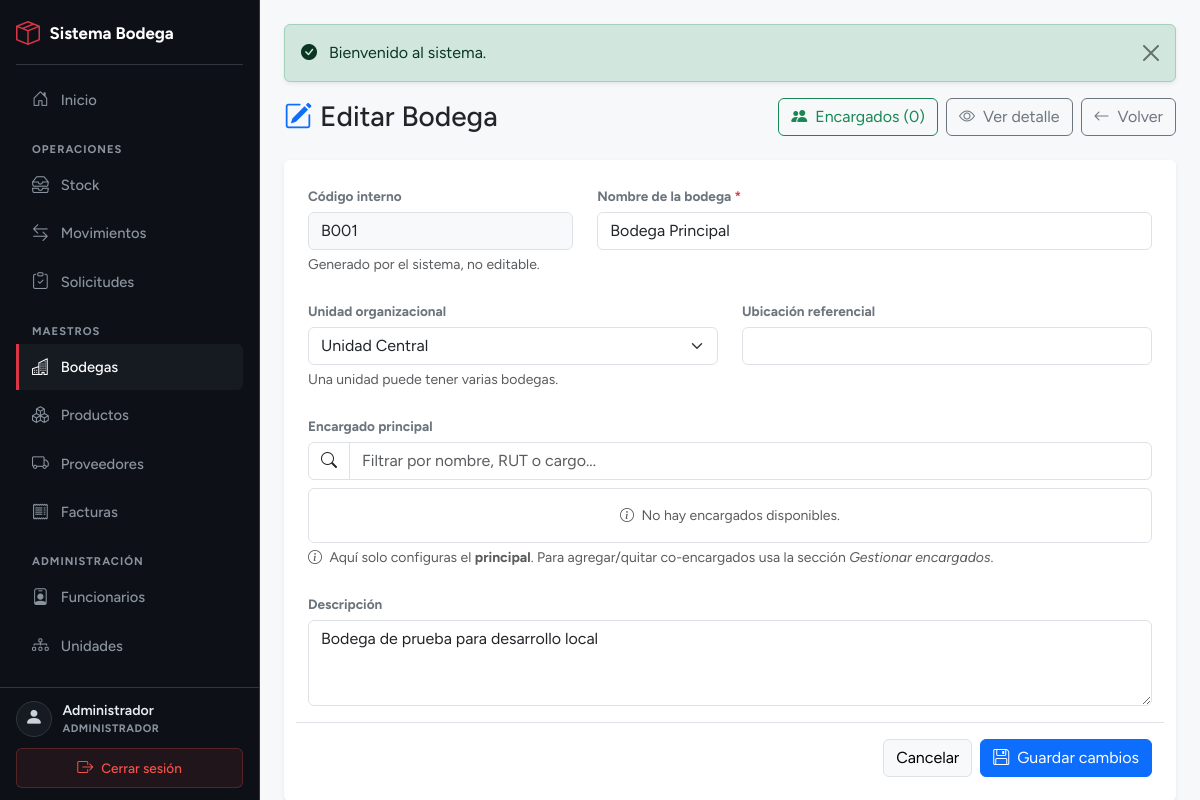
The app's page /modulos/bodegas/bodegas_editar.php?id=1 (signed in) with its own data.
### tables this page shows
CREATE TABLE bodegas (
    id                     INT UNSIGNED AUTO_INCREMENT PRIMARY KEY,
    codigo                 VARCHAR(20)  NOT NULL,
    nombre                 VARCHAR(150) NOT NULL,
    id_unidad              INT UNSIGNED NULL,
    id_encargado           INT UNSIGNED NULL,
    descripcion            TEXT NULL,
    ubicacion_referencial  VARCHAR(255) NULL,
    responsable            VARCHAR(150) NULL,
    es_central             TINYINT(1) NOT NULL DEFAULT 0,
    estado                 TINYINT(1) NOT NULL DEFAULT 1,
    created_at             DATETIME NOT NULL DEFAULT CURRENT_TIMESTAMP,
    UNIQUE KEY uq_bodegas_codigo (codigo),
    KEY idx_bodegas_unidad (id_unidad),
    KEY idx_bodegas_encargado (id_encargado),
    CONSTRAINT fk_bodegas_unidad FOREIGN KEY (id_unidad) REFERENCES unidades_organizacionales (id) ON DELETE SET NULL
);

CREATE TABLE unidades_organizacionales (
    id         INT UNSIGNED AUTO_INCREMENT PRIMARY KEY,
    codigo     VARCHAR(20)  NOT NULL,
    nombre     VARCHAR(150) NOT NULL,
    estado     TINYINT(1)   NOT NULL DEFAULT 1,
    created_at DATETIME     NOT NULL DEFAULT CURRENT_TIMESTAMP,
    UNIQUE KEY uq_unidades_codigo (codigo)
);

### inc/functions.php (called while the page is built, shortened)
<?php
function h($text)
{
    return htmlspecialchars((string)$text, ENT_QUOTES, 'UTF-8');
}

### modulos/bodegas/bodegas_editar.php (the view, shortened to what this page needs)
<?php
require_once __DIR__ . '/../../inc/db.php';
require_once __DIR__ . '/../../inc/functions.php';
$id = (int)get('id');
$stmt = $pdo->prepare("SELECT * FROM bodegas WHERE id = ?");
$stmt->execute(array($id));
$bodega = $stmt->fetch(PDO::FETCH_ASSOC);
$encargados = $pdo->query("
    SELECT u.id, u.usuario, u.rol AS usuario_rol,
           COALESCE(f.nombre, u.nombre) AS nombre,
           f.rut, f.cargo, un.nombre AS unidad_nombre,
           (SELECT COUNT(*) FROM usuarios_bodegas WHERE id_usuario = u.id) AS total_bodegas
    FROM usuarios u
    LEFT JOIN funcionarios f ON f.id = u.id_funcionario
    LEFT JOIN unidades_organizacionales un ON un.id = f.id_unidad
    WHERE u.estado = 1 AND u.rol <> 'admin'
    ORDER BY COALESCE(f.nombre, u.nombre) ASC
")->fetchAll();
$unidades = $pdo->query("SELECT id, nombre FROM unidades_organizacionales WHERE estado = 1 ORDER BY nombre")->fetchAll();
$stTE = $pdo->prepare("SELECT COUNT(*) FROM usuarios_bodegas WHERE id_bodega = ?");
$stTE->execute(array($id));
$totalEncMn = (int)$stTE->fetchColumn();
require_once __DIR__ . '/../../inc/header.php';
?>
<div class="d-flex justify-content-between align-items-center mb-4">
    <h1 class="h3 mb-0 text-gray-800">
        <i class="bi bi-pencil-square text-primary me-2"></i>Editar Bodega
    </h1>
    <div class="d-flex gap-2">
        <a href="bodegas_encargados.php?id=<?php echo (int)$bodega['id']; ?>" class="btn btn-outline-success">
            <i class="bi bi-people-fill me-1"></i> Encargados (<?php echo $totalEncMn; ?>)
        </a>
        <a href="bodegas_ver.php?id=<?php echo (int)$bodega['id']; ?>" class="btn btn-outline-secondary">
            <i class="bi bi-eye me-1"></i> Ver detalle
        </a>
        <a href="bodegas_lista.php" class="btn btn-outline-secondary">
            <i class="bi bi-arrow-left me-1"></i> Volver
        </a>
    </div>
</div>
<div class="card shadow-sm border-0">
    <div class="card-body p-4">
        <form method="post" class="row g-4">
            <div class="col-md-4">
                <label class="form-label fw-bold text-secondary">Código interno</label>
                <input type="text" value="<?php echo h($bodega['codigo']); ?>" class="form-control bg-light" readonly>
                <div class="form-text">Generado por el sistema, no editable.</div>
            </div>
            <div class="col-md-8">
                <label class="form-label fw-bold text-secondary">Nombre de la bodega <span class="text-danger">*</span></label>
                <input type="text" name="nombre" value="<?php echo h($bodega['nombre']); ?>" class="form-control" required>
            </div>
            <div class="col-md-6">
                <label class="form-label fw-bold text-secondary">Unidad organizacional</label>
                <select name="id_unidad" class="form-select">
                    <?php foreach ($unidades as $u): ?>
                        <option value="<?php echo (int)$u['id']; ?>" <?php echo ((int)$bodega['id_unidad'] === (int)$u['id']) ? 'selected' : ''; ?>>
                            <?php echo h($u['nombre']); ?>
                        </option>
                    <?php endforeach; ?>
                </select>
                <div class="form-text">Una unidad puede tener varias bodegas.</div>
            </div>
            <div class="col-md-6">
                <label class="form-label fw-bold text-secondary">Ubicación referencial</label>
                <input type="text" name="ubicacion_referencial" value="<?php echo h($bodega['ubicacion_referencial']); ?>" class="form-control">
            </div>
            <div class="col-12">
                <label class="form-label fw-bold text-secondary">Encargado principal</label>
                <div class="input-group mb-2">
                    <span class="input-group-text bg-white"><i class="bi bi-search"></i></span>
                    <input type="text" id="buscadorEncargado" class="form-control" placeholder="Filtrar por nombre, RUT o cargo...">
                </div>
                <div class="border rounded scroll-260" >
                    <?php if (!$encargados): ?>
                        <div class="p-3 text-center text-muted small">
                            <i class="bi bi-info-circle me-1"></i>
                            No hay encargados disponibles.
                        </div>
                    <?php endif; ?>
                </div>
                <div class="form-text">
                    <i class="bi bi-info-circle me-1"></i>
                    Aquí solo configuras el <strong>principal</strong>. Para agregar/quitar co-encargados usa la sección
                    <em>Gestionar encargados</em>.
                </div>
            </div>
            <div class="col-12">
                <label class="form-label fw-bold text-secondary">Descripción</label>
                <textarea name="descripcion" class="form-control" rows="3"><?php echo h($bodega['descripcion']); ?></textarea>
            </div>
            <div class="col-12 d-flex justify-content-end gap-2 mt-3 pt-3 border-top">
                <a href="bodegas_lista.php" class="btn btn-light border">Cancelar</a>
                <button type="submit" class="btn btn-primary">
                    <i class="bi bi-floppy me-1"></i> Guardar cambios
                </button>
            </div>
        </form>
    </div>
</div>
<?php require_once __DIR__ . '/../../inc/footer.php'; ?>

### static/css/app.css (style rules this page uses)
:root { --fs-2xs: 0.65rem; --fs-xs: 0.7rem; --fs-sm: 0.75rem; --fs-md: 0.85rem; --fs-base: 0.95rem; --fs-lg: 1.35rem; --fs-xl: 2.5rem; --space-1: 0.25rem; --space-2: 0.5rem; --space-3: 0.75rem; --space-4: 1rem; --space-5: 1.5rem; --icon-sm: 0.9rem; --icon-md: 1.05rem; --icon-lg: 1.5rem; --sidebar-width: 260px; --mobile-topbar-height: 54px; --sidebar-bg: #0d1117; --sidebar-border: #30363d; --sidebar-text: #c9d1d9; --sidebar-muted: #8b949e; --accent: #dc3545; }
* { -webkit-tap-highlight-color: transparent; }
html, body { height: 100%; overflow: hidden; }
body { font-family: 'Figtree', sans-serif; background-color: #f6f8fa; }
.form-label { font-size: var(--fs-md); font-weight: 600; color: #374151; margin-bottom: .35rem; }
.scroll-260 { max-height: 260px; overflow-y: auto; }

### records on screen
bodegas: codigo "B001", nombre "Bodega Principal", id_unidad "Unidad Central", descripcion "Bodega de prueba para desarrollo local"

### other values on screen
$user['nombre'] "Administrador"
$rolLabel ? $rolLabel : $user['rol'] "ADMINISTRADOR"
$flash['message'] "Bienvenido al sistema."
$totalEncMn "0"
